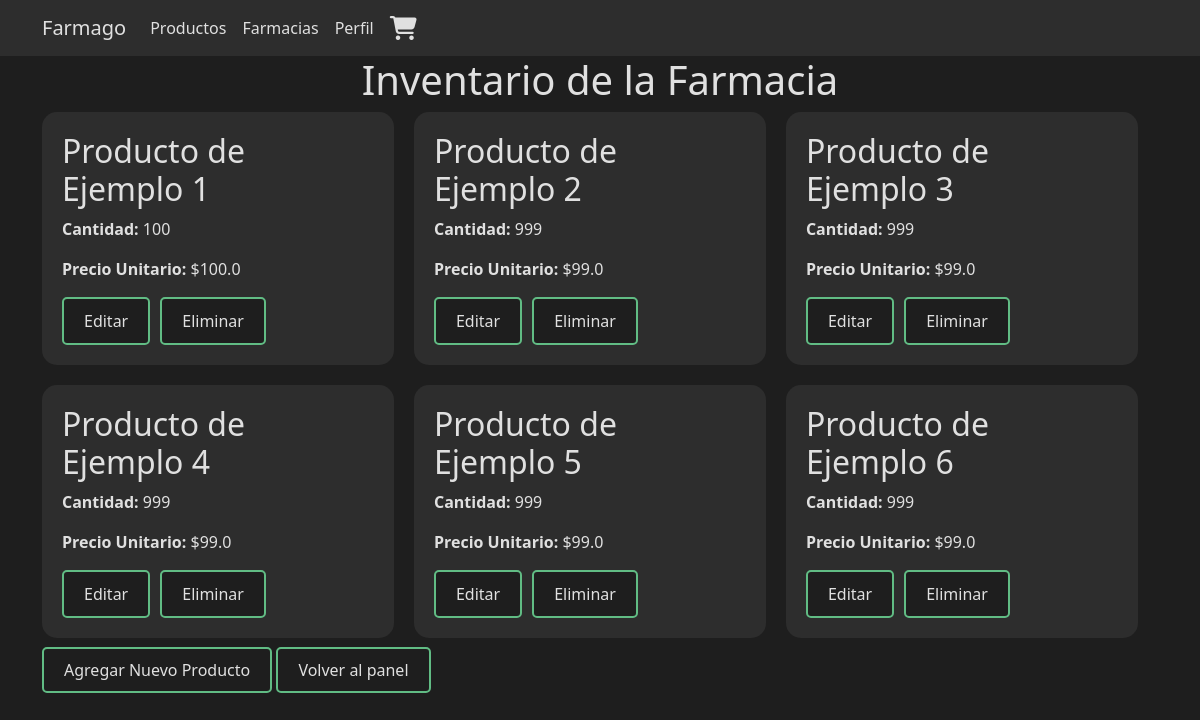
The page /farmacia/inventario (signed in) on the database its author committed.
### tables this page shows
CREATE TABLE productos (
                id INTEGER PRIMARY KEY AUTOINCREMENT,
                nombre TEXT,
                imagen TEXT,
                descripcion TEXT,
                cantidad INTEGER,
                precio_unitario REAL,
                id_categoria INTEGER,
                id_farmacia INTEGER, 
                FOREIGN KEY(id_categoria) REFERENCES categorias(id),
                FOREIGN KEY(id_farmacia) REFERENCES usuarios(id)
            );

### src/inventario/inventario.py (the view)
def farmacia_inventario():
    user_role = session.get("user_role")
    if user_role == "farmacia":
        if request.method == "POST":
            inventario = request.form.getlist("inventario")
            farmacia_id = session.get("user_id")
            with app.app_context():
                db = get_db()
                cursor = db.cursor()
                cursor.execute(
                    "DELETE FROM inventario WHERE id_farmacia = ?", (farmacia_id,)
                )
                for id_producto, cantidad in enumerate(inventario, start=1):
                    if cantidad.isdigit() and int(cantidad) >= 0:
                        cursor.execute(
                            "INSERT INTO inventario (id_farmacia, id_producto, cantidad_disponible) VALUES (?, ?, ?)",
                            (farmacia_id, id_producto, cantidad),
                        )
                db.commit()
        else:
            farmacia_id = session.get("user_id")
            with app.app_context():
                db = get_db()
                cursor = db.cursor()
                cursor.execute(
                    "SELECT p.id, p.nombre, COALESCE(i.cantidad_disponible, 0) as cantidad_disponible, p.cantidad, p.precio_unitario FROM productos p LEFT JOIN inventario i ON p.id = i.id_producto AND i.id_farmacia = ? WHERE p.id_farmacia = ?",
                    (farmacia_id, farmacia_id),
                )
                inventario = cursor.fetchall()
        return render_template("farmacia_inventario.html", inventario=inventario)
    else:
        abort(403)

### src/helpers/helpers.py (called while the page is built)
def get_db():
    db = getattr(g, "_database", None)
    if db is None:
        db = g._database = sqlite3.connect(DATABASE)
    return db

### templates/farmacia_inventario.html (shortened to what this page needs)
{% extends 'base.html' %} {% block head %}
<link
    rel="stylesheet"
    href="{{ url_for('static', filename='css/farmacia_inventario.css') }}" />
{% endblock head %} {% block content %}
<div class="container">
    <h1>Inventario de la Farmacia</h1>
    <div class="product-list">
        {% for producto in inventario %}
        <div class="product">
            <div class="product-info">
                <h2>{{ producto[1] }}</h2>
                <p><strong>Cantidad:</strong> {{ producto[3] }}</p>
                <p><strong>Precio Unitario:</strong> ${{ producto[4] }}</p>
            </div>
            <div class="product-actions">
                <a
                    id="a"
                    href="{{ url_for('editar_producto', id_producto=producto[0]) }}"
                    >Editar</a
                >
                <form
                    action="{{ url_for('eliminar_producto', id_producto=producto[0]) }}"
                    method="post"
                    onsubmit="return confirm('¿Estás seguro de eliminar este producto?')">
                    <input id="del" type="submit" value="Eliminar" />
                </form>
            </div>
        </div>
        {% endfor %}
    </div>
    <div class="buttons">
        <a class="add-product" href="{{ url_for('agregar_producto') }}"
            >Agregar Nuevo Producto</a
        >
        <a class="back-to-dashboard" href="{{ url_for('dashboard') }}"
            >Volver al panel</a
        >
    </div>
</div>
{% endblock content %}

### static/css/farmacia_inventario.css (style rules this page uses)
.product-list { display: flex; flex-wrap: wrap; gap: 20px; }
.product { flex-basis: calc(33.33% - 20px); padding: 20px; background-color: var(--subfondo); border-radius: 15px; color: var(--texto); -webkit-border-radius: 15px; -moz-border-radius: 15px; -ms-border-radius: 15px; -o-border-radius: 15px; }
.product-info { margin-bottom: 10px; }
.product-actions { display: flex; gap: 10px; }
h1 { font-size: 24px; margin: 0; color: var(--texto); text-align: center; }
#a, input[type="submit"] { display: inline-block; padding: 10px 20px; text-align: center; text-decoration: none; border: none; cursor: pointer; border-radius: 5px; -webkit-border-radius: 5px; -moz-border-radius: 5px; -ms-border-radius: 5px; -o-border-radius: 5px; }
#a { color: var(--texto); background-color: var(--fondo-boton); border: 2px solid var(--borde-boton); }
#del { color: var(--texto); background-color: var(--fondo-boton); border: 2px solid var(--borde-boton); }
.buttons { margin-top: 20px; }
.add-product { background-color: var(--fondo-boton); color: var(--texto); padding: 10px 20px; border: none; border-radius: 5px; cursor: pointer; border: 2px solid var(--borde-boton); text-decoration: none; -webkit-border-radius: 5px; -moz-border-radius: 5px; -ms-border-radius: 5px; -o-border-radius: 5px; }
.back-to-dashboard { background-color: var(--fondo-boton); color: var(--texto); padding: 10px 20px; border: none; border-radius: 5px; cursor: pointer; border: 2px solid var(--borde-boton); text-decoration: none; -webkit-border-radius: 5px; -moz-border-radius: 5px; -ms-border-radius: 5px; -o-border-radius: 5px; }

### static/css/base.css (style rules this page uses)
:root { --texto: #e0e0e0; --fondo: #1E1E1E; --fondo-nav: #2d2d2d; --fondo-titulo: #2E8B57; --fondo-boton: #1E1E1E; --fondo-boton-hover: #2d2d2d; --borde-boton: #61bc84; --fondo-form: #1E1E1E; --fondo-form-focus: #2d2d2d; --subfondo: #2d2d2d; }
html { background-color: var(--fondo); }

### rows shown on the page
productos: nombre "Producto de Ejemplo 1", cantidad "100", precio_unitario "100.0"
productos: nombre "Producto de Ejemplo 2", cantidad "999", precio_unitario "99.0"
productos: nombre "Producto de Ejemplo 3", cantidad "999", precio_unitario "99.0"
productos: nombre "Producto de Ejemplo 4", cantidad "999", precio_unitario "99.0"
productos: nombre "Producto de Ejemplo 5", cantidad "999", precio_unitario "99.0"
productos: nombre "Producto de Ejemplo 6", cantidad "999", precio_unitario "99.0"
